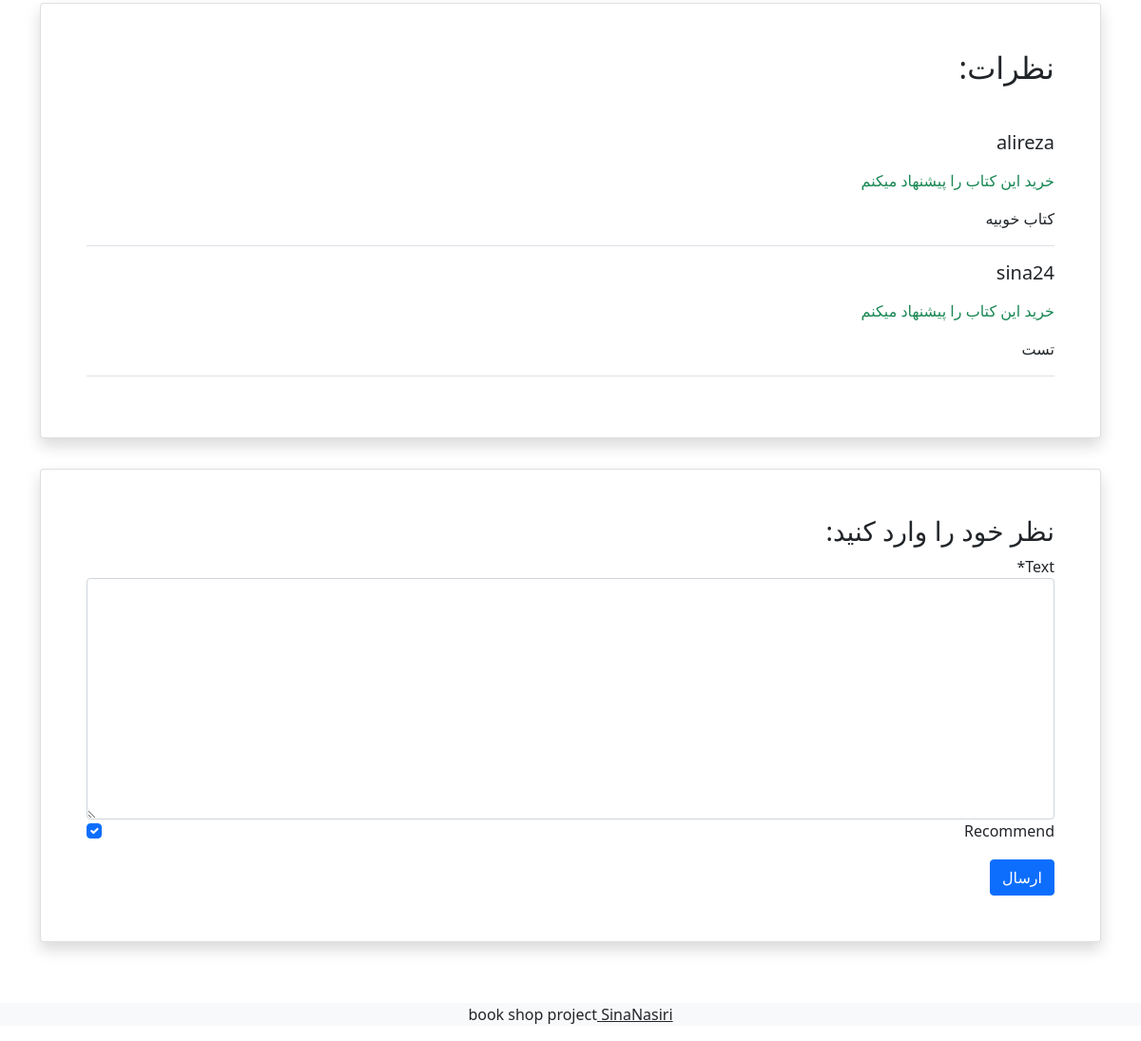
Before: /books/3/ (signed in, lower part) with the older database file.
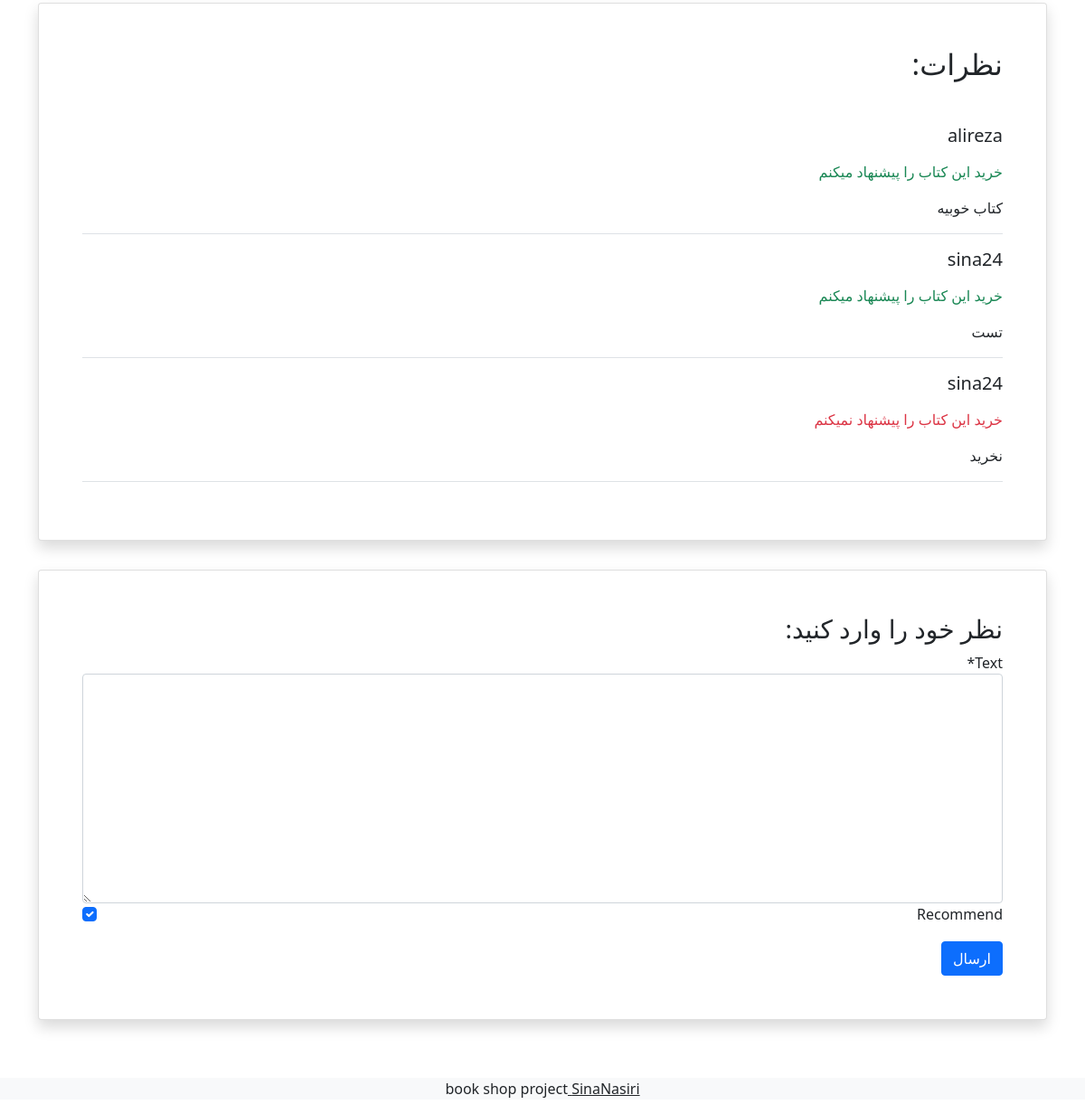
After: the same page with the newer database file.
### books/models.py (models this page shows, shortened)
class Comment(models.Model):
    user = models.ForeignKey(get_user_model(), on_delete=models.CASCADE)
    book = models.ForeignKey(Book, on_delete=models.CASCADE, related_name='comments')
    text = models.TextField()
    is_active = models.BooleanField(default=False)
    recommend = models.BooleanField(default=True)
    datetime_created = models.DateTimeField(auto_now_add=True)

### accounts/models.py (models this page shows)
class CustomUser(AbstractUser):
    age = models.PositiveIntegerField(null=True, blank=True)

### books/views.py (the view)
# urls.py: path('<int:pk>/', views.book_detail_view, name='book_detail'),
@login_required
def book_detail_view(request, pk):
    book = get_object_or_404(Book, pk=pk)
    comments = book.comments.all()
    if request.method == "POST":
        comment_form = CommentForm(request.POST)
        if comment_form.is_valid():
            new_comment = comment_form.save(commit=False)
            new_comment.book = book
            new_comment.user = request.user
            new_comment.save()
            comment_form = CommentForm()
    else:
        comment_form = CommentForm()
    return render(request, 'books/book_detail.html', {
        'book': book,
        'comments': comments,
        'comment_form': comment_form,
    })

### books/forms.py
class CommentForm(forms.ModelForm):
    class Meta:
        model = Comment
        fields = ('text', 'recommend')

### books/templates/books/book_detail.html (shortened to what this page needs)
{% extends '_base.html' %}
{% load book_tags %}
{% load crispy_forms_tags %}
{% block content %}
    <div class="container mt-5" dir="rtl">
        <div class="">
            <div class="">
                <div class="d-flex justify-content-center">
                    <div class="card shadow my-3 p-5 w-sm-75 w-100">
                        <h2 class="mb-5">نظرات:</h2>
                        {% for comment in comments %}
                            {% if comment.is_active %}
                                <div class="border-bottom mb-3">
                                    <h5 class="mb-3">{{ comment.user }}</h5>
                                    {% if comment.recommend %}
                                        <p class="text-success">خرید این کتاب را پیشنهاد میکنم</p>
                                    {% else %}
                                        <p class="text-danger">خرید این کتاب را پیشنهاد نمیکنم</p>
                                    {% endif %}
                                    <p>{{ comment.text|linebreaks }}</p>
                                </div>
                            {% endif %}
                        {% endfor %}
                    </div>
                </div>
                <div class="d-flex justify-content-center">
                    <div class="card shadow my-3 p-5 w-sm-75 w-100">
                        <h3>نظر خود را وارد کنید:</h3>
                        <form method="POST">
                            {{ comment_form|crispy }}
                            <button type="submit" class="btn btn-primary mt-3">ارسال</button>
                        </form>
                    </div>
                </div>
            </div>
        </div>
    </div>
{% endblock %}

### templates/_base.html (shortened to what this page needs)
{% load static %}
<!doctype html>
<html lang="en">
<head>
    <link href="https://cdn.jsdelivr.net/npm/bootstrap@5.1.3/dist/css/bootstrap.min.css" rel="stylesheet"
>
    <link rel="stylesheet" href="{% static 'css/style' %}">
</head>
<body>
{% block content %}
{% endblock %}
<footer class="bg-light text-center text-lg-start mt-5">
    <div class="text-center bg-grey">
        <p>book shop project<a class="text-dark" href="https://github.com/sinanasiripy/" target="_blank"> SinaNasiri</a>
        </p>
    </div>
</footer>
</body>
</html>

Changed rows visible on the page:
now on this page (row edited): Comment: user "sina24", recommend "خرید این کتاب را پیشنهاد نمیکنم", text "نخرید"
